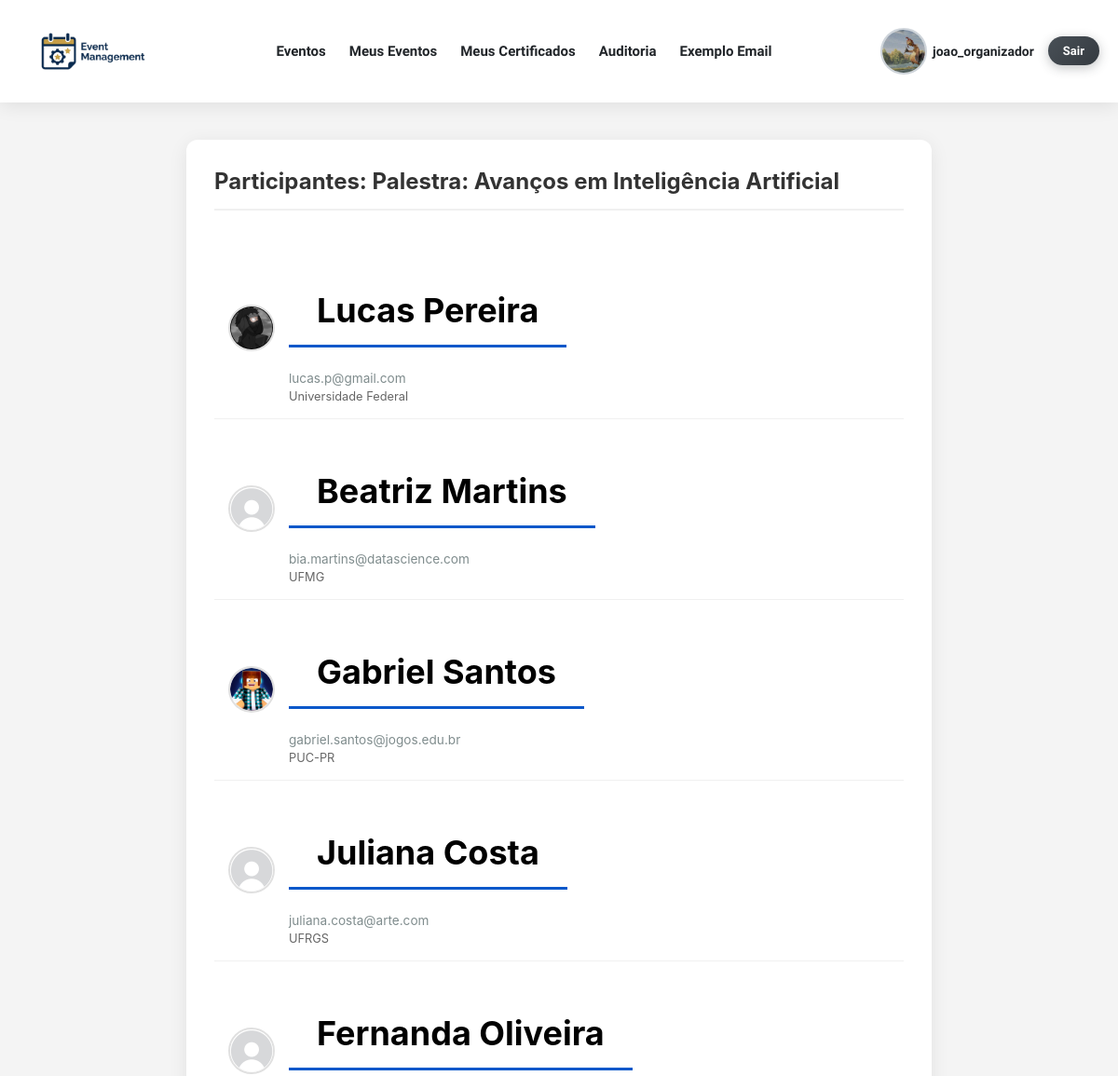
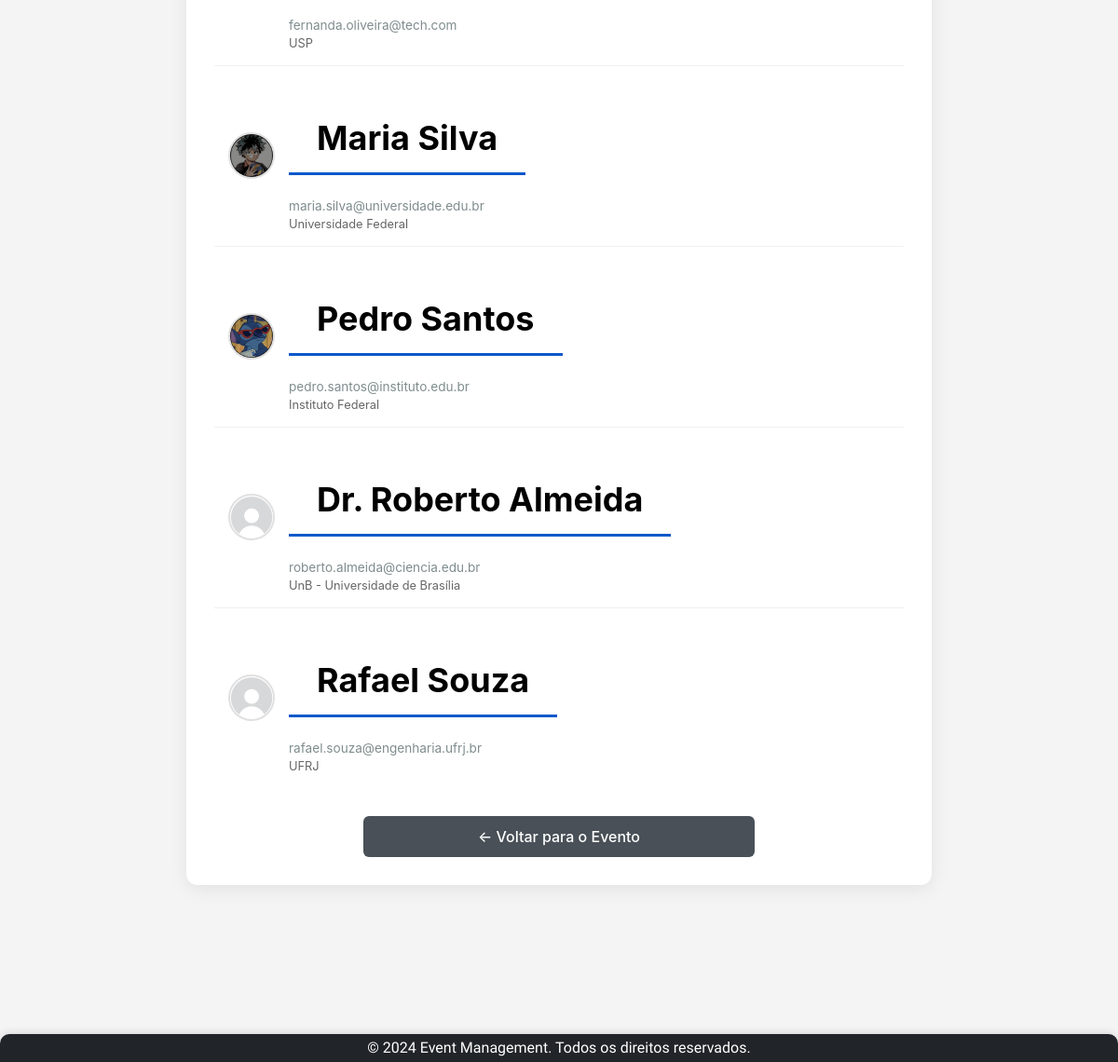
/evento/1/participantes/ (signed in), run on the app's committed database (2 pictures, top to bottom).
### app/models.py (models this page shows, shortened)
class UserRegister(AbstractBaseUser):
    type_user_choices = [
        ('Estudante', 'Estudante'),
        ('Professor', 'Professor'),
        ('Organizador', 'Organizador'),
    ]
    username = models.CharField(max_length=150, unique=True)
    email = models.EmailField(unique=True)
    name = models.CharField(max_length=150)
    phone = models.CharField(max_length=20, blank=True, null=True)
    institution = models.CharField(max_length=150, blank=True, null=True)
    user_type = models.CharField(max_length=20, choices=type_user_choices, default ='Estudante', verbose_name="Tipo de Usuário")
    image = models.ImageField(upload_to='usuarios/', null=True, blank=True)
    USERNAME_FIELD = 'username' # Define 'username' como o campo usado para login.
    REQUIRED_FIELDS = ['email', 'name'] # Define os campos obrigatórios na criação de usuário (além de USERNAME_FIELD e password).
    objects = UserRegisterManager() # Associa o Manager customizado ao modelo.
    class Meta:
        db_table = 'user_register'
        ordering = ['username']
        verbose_name = 'Registro de Usuário'
        verbose_name_plural = 'Registros de Usuário'

class Event(models.Model):
    event_type_choices = [
        ('Palestra', 'Palestra'),
        ('Workshop', 'Workshop'),
        ('Seminário', 'Seminário'),
        ('Curso', 'Curso'),
        ('Congresso', 'Congresso'),
        ('Simpósio', 'Simpósio'),
        ('Fórum', 'Fórum'),
        ('Mesa Redonda', 'Mesa Redonda'),
    ]
    title = models.CharField(max_length=200, verbose_name="Título")
    description = models.TextField(verbose_name="Descrição")
    image = models.ImageField(
        upload_to='eventos/',
        verbose_name='Imagem do Evento',
        null=True,
        blank=True
    )
    initial_date = models.DateField(default= '9999-12-31', verbose_name="Data de Início")
    final_date = models.DateField(default='9999-12-31', verbose_name="Data Final")
    location = models.CharField(max_length=200, verbose_name="Local")
    max_capacity = models.IntegerField(verbose_name="Capacidade Máxima")
    creator = models.ForeignKey(
        settings.AUTH_USER_MODEL,
        on_delete=models.CASCADE,
        related_name='created_events', # Relacionamento reverso para eventos criados pelo usuário.
        null=True,
        blank=True,
        verbose_name="Criador"
    )
    professor = models.ForeignKey(
        settings.AUTH_USER_MODEL,
        on_delete=models.SET_NULL,  # Mantém o evento se o professor for deletado (o campo será nulo).
        null=True,
        blank=True,
        verbose_name="Professor Responsável",
        related_name="instructed_events",
        limit_choices_to={'user_type': 'Professor'} # Limita as opções de escolha no admin/formulário.
    )
    event_type = models.CharField(max_length=20, choices=event_type_choices, default='Palestra', verbose_name="Tipo de Evento")
    event_start = models.TimeField(null=False, blank=True, verbose_name="Horario de Início")
    event_end = models.TimeField(null=False, blank=True, verbose_name="Horario de Término")
    participants = models.ManyToManyField(
        settings.AUTH_USER_MODEL,
        through='EventParticipant', # Define que a relação M2M será gerenciada pelo modelo EventParticipant.
        through_fields=('event', 'participant'),
        related_name='attended_events', # Relacionamento reverso para eventos que o usuário participa.
        blank=True,
        verbose_name="Participantes"
    )
    event_finalized = models.BooleanField(default=False, verbose_name="Evento Finalizado")
    class Meta:
        db_table = 'event'
        ordering = ['initial_date']
        verbose_name = 'Evento'
        verbose_name_plural = 'Eventos'

### app/views.py (the view)
# urls.py: path('evento/<int:pk>/participantes/', views.event_participants, name='event_participants'),
@login_required
def event_participants(request, pk):
    event = get_object_or_404(Event, pk=pk)
    if request.user != event.creator:
        return HttpResponseForbidden("Você não tem permissão para ver esta lista.")
    participants = event.participants.all()
    context = {
        'event': event,
        'participants': participants
    }
    return render(request, 'event/event_participants.html', context)

### app/templates/event/event_participants.html
{% extends 'base.html' %}
{% load static %}
{% block content %}
<div class="participants-container">
    <div class="participants-header">
        <h2>Participantes: {{ event.title }}</h2>
    </div>
    <ul class="participants-list">
        {% for participant in participants %}
            <li class="participant-item">
                <div class="participant-avatar">
                    {% if participant.image %}
                        <img src="{{ participant.image.url }}" alt="Avatar de {{ participant.username }}">
                    {% else %}
                        <img src="{% static 'img/default-avatar.jpg' %}" alt="Avatar padrão">
                    {% endif %}
                </div>
                <div class="participant-info">
                    <span class="participant-name">
                        {{ participant.name }} </span>
                    <span class="participant-email">{{ participant.email }}</span>
                    <span style="font-size: 0.8em; color: #666;">{{ participant.institution }}</span>
                </div>
            </li>
        {% empty %}
            <li class="participant-item">
                <p>Nenhum participante inscrito ainda.</p>
            </li>
        {% endfor %}
    </ul>
    <div class="btn-back-container">
        <a href="{% url 'event_detail' pk=event.pk %}" class="back-link">
            ← Voltar para o Evento
        </a>
    </div>
</div>
{% endblock %}

### app/templates/base.html (shortened to what this page needs)
{% load static %}
<!DOCTYPE html>
<html lang="pt-br">
<head>
    <link rel="stylesheet" type="text/css" href="{% static 'css/style.css' %}">
</head>
<body>
    <header class="header">
        {% block header %}
        <nav>
            <div class="nav-brand">
                <a href="{% url 'home' %}"><img class="logo" src="{% static 'img/logo.png' %}" alt="logo do sistema de Gerenciamento de Eventos"></a>
            </div>
            <ul class="nav-menu">
                <li><a id="event_button" href="{% url 'event_list' %}">Eventos</a></li>
                {% if user.is_authenticated %}
                    <li>
                        <a href="{% url 'event_subscribed' %}">Meus Eventos</a>
                    </li>
                    <li>
                        <a href="{% url 'certificate_list' %}">Meus Certificados</a>
                    </li>
                {% endif %}
                {% if user.user_type == 'Organizador' %}
                    <li>
                        <a href="{% url 'auditorial' %}">Auditoria</a>
                    </li>
                {% endif %}
                {% if user.user_type == 'Organizador' %}
                    <li>
                        <a href="{% url 'exemplo' %}">Exemplo Email</a>
                    </li>
                {% endif %}
            </ul>
            <div class="user-actions">
                {% if user.is_authenticated %}
                    <a class="profile-link" href="{% url 'profile' %}">
                        {% if user.image %}
                            <img class="user-avatar-menu" src="{{ user.image.url }}" alt="Avatar de {{ user.username }}">
                        {% else %}
                            <img class="user-avatar-menu" src="{% static 'img/default-avatar.jpg' %}" alt="Avatar padrão">
                        {% endif %}
                        <span class="profile-username">{{ user.username }}</span>
                    </a>
                    <a class="logout-link" href="{% url 'logout' %}">Sair</a>
                {% else %}
                    <a href="{% url 'login' %}">Entrar</a>
                    <a href="{% url 'register' %}">Registro</a>
                {% endif %}
            </div>
        </nav>
        {% endblock %}
    </header>
    <main>
        {% block content %}{% endblock %}
    </main>
    <footer class="footer">
        {% block footer %}
            <p>&copy; 2024 Event Management. Todos os direitos reservados.</p>
        {% endblock %}
    </footer>
</body>
</html>

### static/css/style.css (style rules this page uses)
* { margin: 0; padding: 0; box-sizing: border-box; scroll-behavior: smooth; }
body { font-family: 'BioRhyme', serif; font-optical-sizing: auto; font-weight: 400; font-style: normal; font-variation-settings: "wdth" 100; background: #f4f4f4; color: #212529; overflow-x: hidden; min-height: 100vh; display: flex; flex-direction: column; }
.header { background: #ffffff; box-shadow: 0 2px 20px rgba(0, 0, 0, 0.1); padding: 0 20px; position: sticky; top: 0; z-index: 1000; }
.header nav { display: flex; align-items: center; justify-content: space-between; max-width: 1200px; margin: 0 auto; padding: 12px 0; }
.header ul { display: flex; list-style: none; margin: 0; padding: 0; align-items: center; gap: 25px; }
.logo { display: flex; align-items: center; justify-content: center; padding: 8px 16px; transition: all 0.4s ease; max-width: 160px; }
.header .nav-brand a::after { content: none; }
.header nav a { text-decoration: none; color: #212529; font-weight: 600; font-size: 15px; transition: all 0.3s ease; position: relative; padding: 6px 0; }
.header nav a::after { content: ''; position: absolute; bottom: 0; left: 0; width: 0; height: 2px; background: #0a58ca; transition: width 0.3s ease; }
.header .user-actions a::after { content: none; }
.user-actions { display: flex; align-items: center; gap: 15px; }
.profile-link { display: flex; align-items: center; gap: 6px; text-decoration: none; color: #212529; transition: all 0.3s ease; }
.user-avatar-menu { width: 50px; height: 50px; border-radius: 50%; object-fit: cover; border: 2px solid #ced4da; transition: all 0.3s ease; }
.profile-username { font-weight: 600; font-size: 14px; }
.user-actions a:not(.profile-link) { background: linear-gradient(135deg, #4c51bf 0%, #764ba2 100%); color: white; padding: 8px 16px; border-radius: 20px; font-weight: 700; font-size: 13px; text-decoration: none; transition: all 0.3s ease; box-shadow: 0 3px 12px rgba(76, 81, 191, 0.3); }
.logout-link { background: linear-gradient(135deg, #495057 0%, #343a40 100%) !important; box-shadow: 0 3px 12px rgba(52, 58, 64, 0.3) !important; }
main { flex: 1; min-height: calc(100vh - 200px); padding-bottom: 150px; width: 100%; }
.footer { background: #212529; color: #fff; text-align: center; padding: 15px 0; position: fixed; width: 100%; bottom: 0; left: 0; box-shadow: 0 -2px 8px rgba(0, 0, 0, 0.1); z-index: 1000; border-radius: 10px 10px 0 0; }
.footer p { margin: -10px; }
.back-link, .btn-cancel { display: block; width: calc(100% - 40px); max-width: 420px; text-align: center; padding: 12px 24px; background: #495057; color: #fff; text-decoration: none; border-radius: 6px; font-weight: 500; transition: all 0.3s ease; margin: 20px auto 0; }
.participants-container { max-width: 800px; margin: 40px auto; background-color: #ffffff; border-radius: 12px; box-shadow: 0 4px 20px rgba(0, 0, 0, 0.08); padding: 30px; font-family: -apple-system, BlinkMacSystemFont, "Segoe UI", Roboto, Helvetica, Arial, sans-serif; }
.participants-header { display: flex; justify-content: space-between; align-items: center; margin-bottom: 30px; padding-bottom: 15px; border-bottom: 2px solid #f0f0f0; }
.participants-header h2 { margin: 0; color: #333; font-size: 1.5rem; }
.participants-list { list-style: none; padding: 0; margin: 0; }
.participant-item { display: flex; align-items: center; padding: 15px; border-bottom: 1px solid #f0f0f0; transition: background-color 0.2s ease; }
.participant-item:last-child { border-bottom: none; }
.participant-avatar { width: 50px; height: 50px; border-radius: 50%; overflow: hidden; margin-right: 15px; border: 2px solid #e0e0e0; flex-shrink: 0; background-color: #f5f5f5; }
.participant-avatar img { width: 100%; height: 100%; object-fit: cover; display: block; }
.participant-info { flex-grow: 1; }
.participant-name { display: block; font-weight: 600; color: #2c3e50; margin-bottom: 4px; }
.participant-email { display: block; font-size: 0.85rem; color: #7f8c8d; }
.btn-back-container { margin-top: 30px; text-align: center; }
.participant-name { font-size: 36px; color: #000; font-weight: 700; margin: 25px 0; padding: 15px 30px; border-bottom: 3px solid #0a58ca; display: inline-block; }

### data on the page
UserRegister: image (picture), username "joao_organizador"
Event: title "Palestra: Avanços em Inteligência Artificial"
UserRegister: image (picture), name "Lucas Pereira", email "lucas.p@gmail.com", institution "Universidade Federal"
UserRegister: name "Beatriz Martins", email "bia.martins@datascience.com", institution "UFMG"
UserRegister: image (picture), name "Gabriel Santos", email "gabriel.santos@jogos.edu.br", institution "PUC-PR"
UserRegister: name "Juliana Costa", email "juliana.costa@arte.com", institution "UFRGS"
UserRegister: name "Fernanda Oliveira", email "fernanda.oliveira@tech.com", institution "USP"
UserRegister: image (picture), name "Maria Silva", email "maria.silva@universidade.edu.br", institution "Universidade Federal"
UserRegister: image (picture), name "Pedro Santos", email "pedro.santos@instituto.edu.br", institution "Instituto Federal"
UserRegister: name "Dr. Roberto Almeida", email "roberto.almeida@ciencia.edu.br", institution "UnB - Universidade de Brasília"
UserRegister: name "Rafael Souza", email "rafael.souza@engenharia.ufrj.br", institution "UFRJ"
